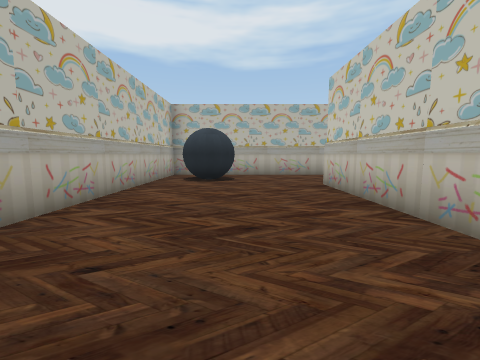
[1] (above)

24 first-person views from a walk through a scene from a Unity 3-D project. The camera is 1.4 m above the floor, tilts 6° down and sees 90° across. The floor is counted in squares, 2 m on a side. Each view is taken from the middle of a square. On the plan, view 1 faces up. The plan holds only what a view shows up to about 9 squares ahead; the rest is blank. The place goes on beyond the plan. The player character is not drawn. Some surface patterns are stand-ins.

[2]
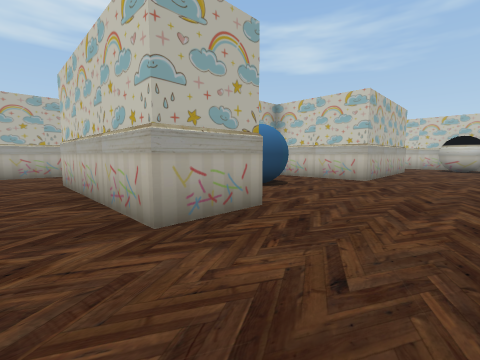

[3]
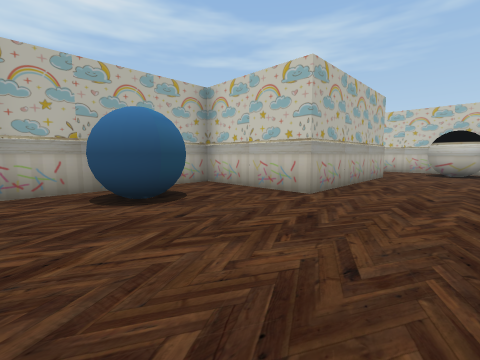

[4]
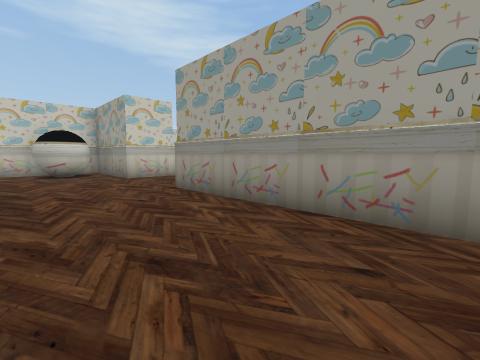

[5]
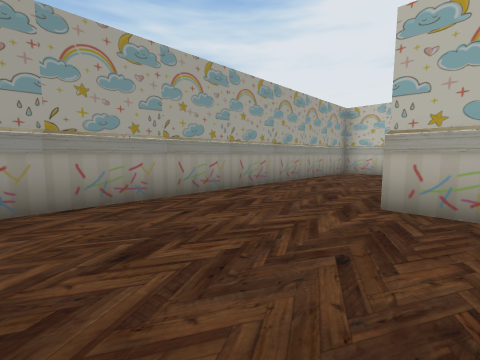

[6]
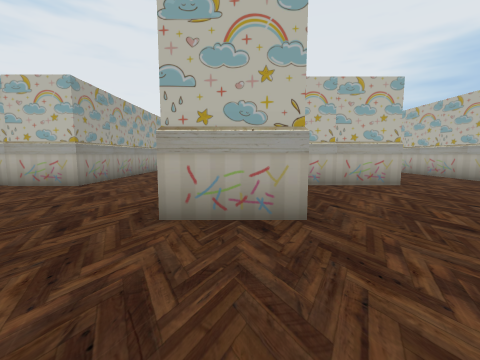

[7]
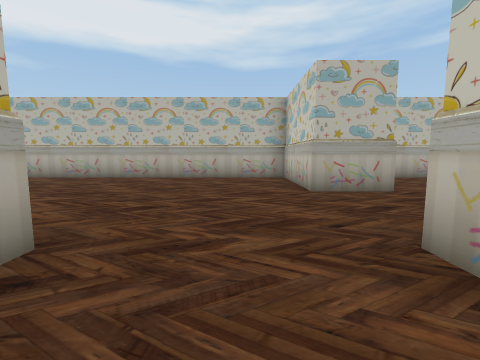

[8]
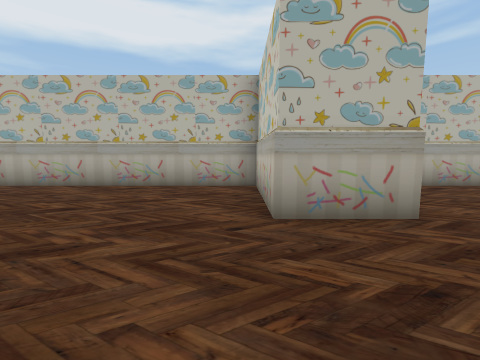

[9]
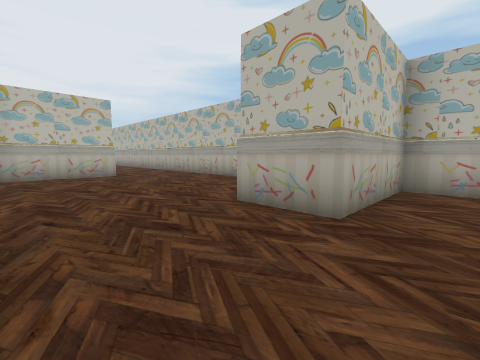

[10]
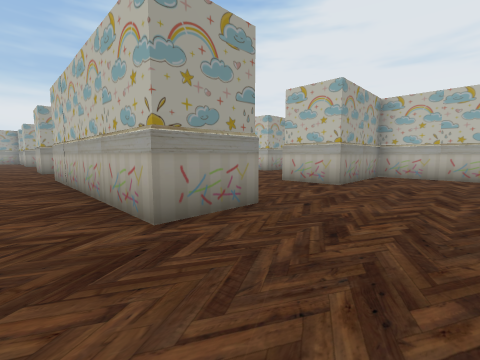

[11]
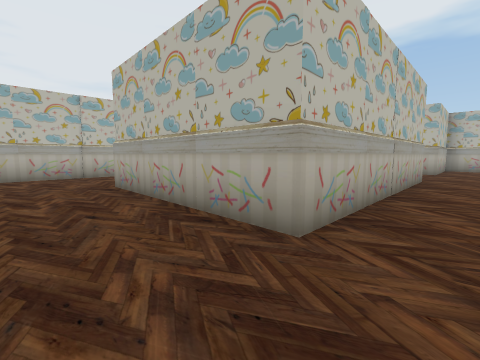

[12]
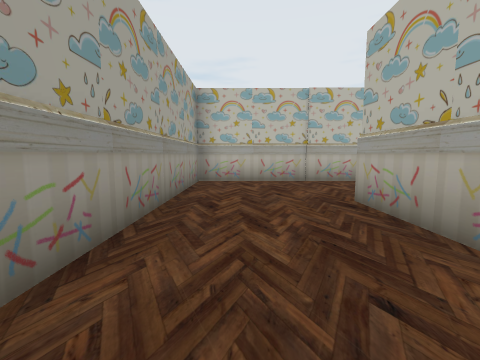

[13]
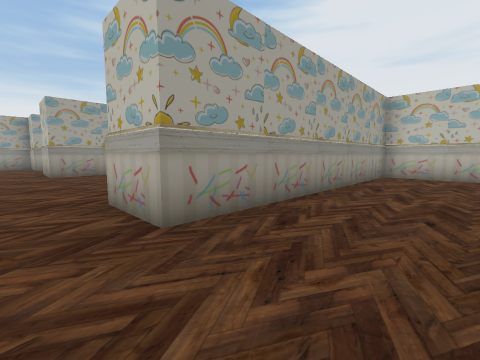

[14]
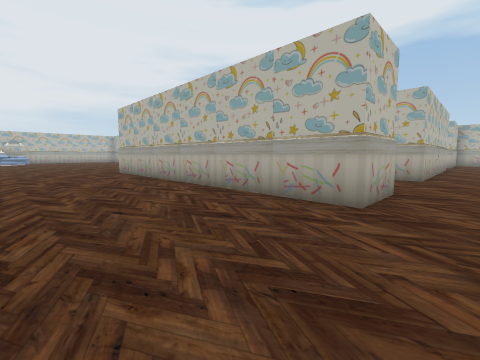

[15]
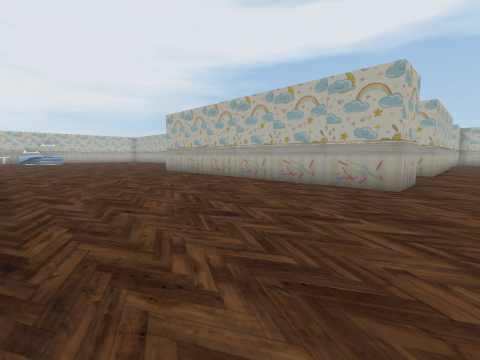

[16]
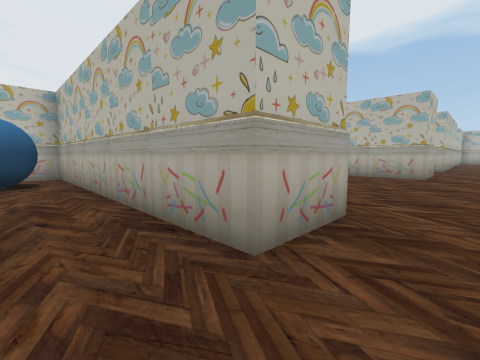

[17]
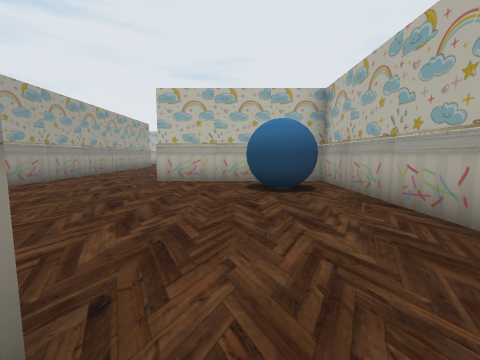

[18]
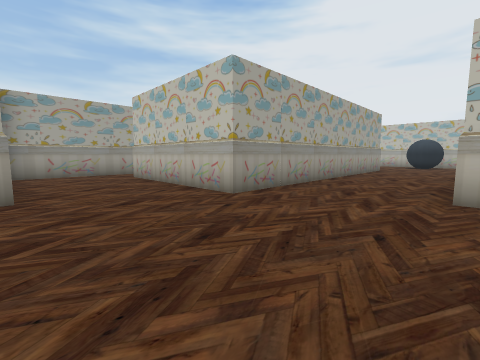

[19]
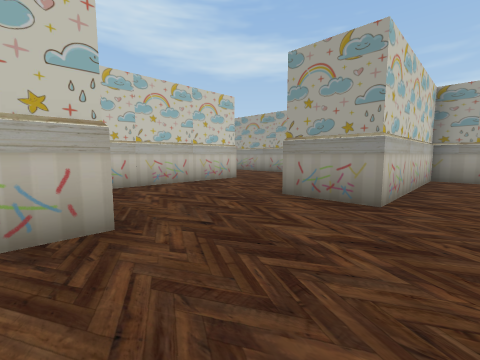

[20]
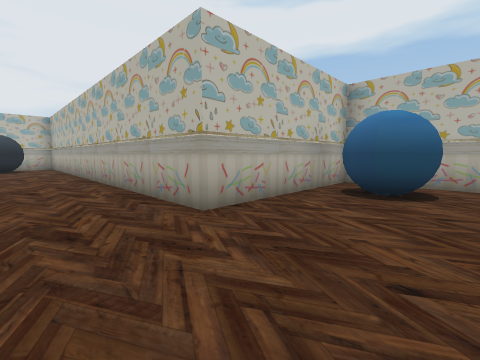

[21]
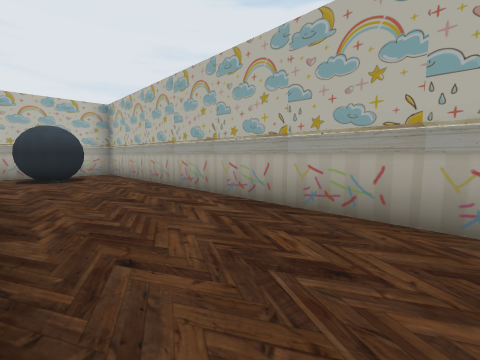

[22]
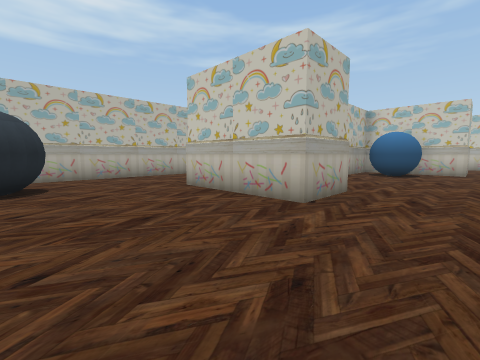

[23]
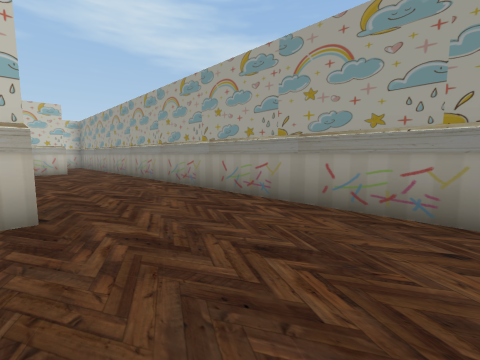

[24]
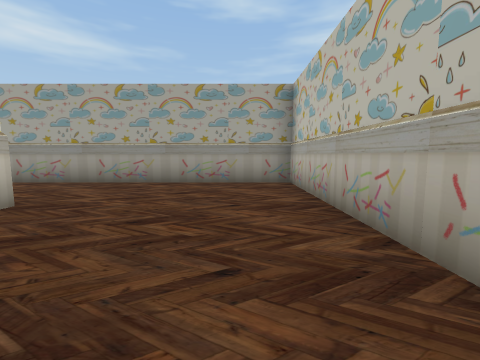

### Floor plan
Key: @ floor where view 1 was taken; # wall or solid block; x gap in a wall; . floor; B block; O other object.
Columns run from 4 left of view 1 to 18 right of it. Each row starts with its distance up from view 1.
  9   ######  #############
  8   . ....  .......... B.
  7   .#...     ........##.
  6 B .....   BB B......#B.
  5 B ....B  B  ##.........
  4   ....B #####B.........
  3 BB....##.##.##.........
  2 B ....B#....#B  #... B.
  1   ...........B..B... B.
  0 BB..@.............####.
 -1 B ................## #.
 -2   #B#B##BB#B##B..### B.
 -3    B         #...#####.
 -4              #.........
 -5              B.........
 -6              B######B..
 -7                B BB  ..
 -8              ..........
 -9             ...........
-10            ............
-11            ............
-12            ............
-13            .....B..B...
-14                B  BB B.
-15               .........
-16             BBx#.......
-17             B#.......
-18  OB BB BBB BBB......B
-19  B############.....
-20   .................. B
-21    #..................B
-22  B......B..............
-23   ....B  B BBBBB......B
-24   ....B   ...  B..B#..B
-25   ....##....####..#B...
-26   ............##..B  ..
-27  B............B...#
-28   #################

Positions as (right, up) in squares from view 1, and headings:
1: (0, 0), facing up
2: (1, -1), facing up-right
3: (4, -1), facing up-right
4: (5, 1), facing down-right
5: (7, 2), facing down-left
6: (15, 2), facing left
7: (14, 1), facing up
8: (15, 3), facing up
9: (18, 3), facing up-left
10: (18, 5), facing down-left
11: (18, -5), facing up-left
12: (16, -5), facing left
13: (18, -4), facing down-left
14: (18, -11), facing up-left
15: (18, -13), facing up-left
16: (18, -16), facing up-left
17: (16, -17), facing left
18: (14, -19), facing down-left
19: (13, -20), facing down-right
20: (12, -21), facing up-left
21: (7, -22), facing up-left
22: (-1, -27), facing up-right
23: (-1, -25), facing down-right
24: (-1, -22), facing down
